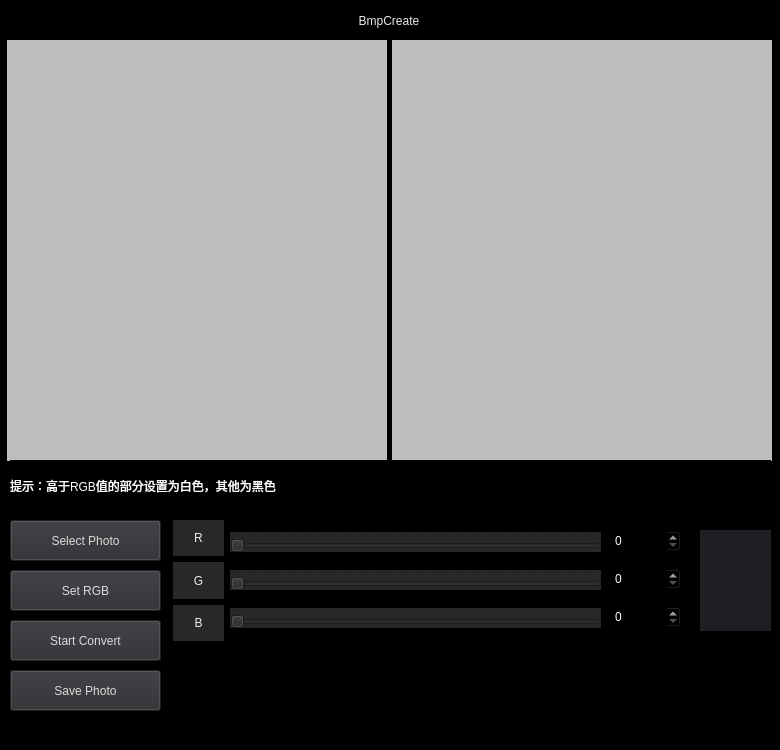
<?xml version="1.0" encoding="UTF-8"?>
<ui version="4.0">
 <class>BmpCreate</class>
 <widget class="QMainWindow" name="BmpCreate">
  <property name="windowModality">
   <enum>Qt::NonModal</enum>
  </property>
  <property name="enabled">
   <bool>true</bool>
  </property>
  <property name="geometry">
   <rect>
    <x>0</x>
    <y>0</y>
    <width>780</width>
    <height>750</height>
   </rect>
  </property>
  <property name="maximumSize">
   <size>
    <width>780</width>
    <height>750</height>
   </size>
  </property>
  <property name="baseSize">
   <size>
    <width>5</width>
    <height>0</height>
   </size>
  </property>
  <property name="cursor">
   <cursorShape>ArrowCursor</cursorShape>
  </property>
  <property name="windowTitle">
   <string>BmpCreate</string>
  </property>
  <property name="windowIcon">
   <iconset resource="icon.qrc">
    <normaloff>:/icon/logo1.ico</normaloff>:/icon/logo1.ico</iconset>
  </property>
  <property name="styleSheet">
   <string notr="true">background-color: rgb(0, 0, 0);</string>
  </property>
  <widget class="QWidget" name="centralwidget">
   <widget class="QLabel" name="title">
    <property name="geometry">
     <rect>
      <x>0</x>
      <y>0</y>
      <width>778</width>
      <height>41</height>
     </rect>
    </property>
    <property name="layoutDirection">
     <enum>Qt::LeftToRight</enum>
    </property>
    <property name="styleSheet">
     <string notr="true">background-color: rgb(0, 0, 0);
font: 87 16pt &quot;Arial Black&quot;;
color: rgb(232, 232, 232);</string>
    </property>
    <property name="text">
     <string>BmpCreate</string>
    </property>
    <property name="alignment">
     <set>Qt::AlignCenter</set>
    </property>
   </widget>
   <widget class="Line" name="line">
    <property name="geometry">
     <rect>
      <x>380</x>
      <y>40</y>
      <width>20</width>
      <height>461</height>
     </rect>
    </property>
    <property name="sizePolicy">
     <sizepolicy hsizetype="Fixed" vsizetype="Minimum">
      <horstretch>0</horstretch>
      <verstretch>0</verstretch>
     </sizepolicy>
    </property>
    <property name="minimumSize">
     <size>
      <width>0</width>
      <height>0</height>
     </size>
    </property>
    <property name="sizeIncrement">
     <size>
      <width>0</width>
      <height>0</height>
     </size>
    </property>
    <property name="baseSize">
     <size>
      <width>2</width>
      <height>0</height>
     </size>
    </property>
    <property name="frameShadow">
     <enum>QFrame::Plain</enum>
    </property>
    <property name="lineWidth">
     <number>5</number>
    </property>
    <property name="midLineWidth">
     <number>2</number>
    </property>
    <property name="orientation">
     <enum>Qt::Vertical</enum>
    </property>
   </widget>
   <widget class="Line" name="line_2">
    <property name="geometry">
     <rect>
      <x>0</x>
      <y>470</y>
      <width>778</width>
      <height>21</height>
     </rect>
    </property>
    <property name="frameShadow">
     <enum>QFrame::Plain</enum>
    </property>
    <property name="lineWidth">
     <number>20</number>
    </property>
    <property name="orientation">
     <enum>Qt::Horizontal</enum>
    </property>
   </widget>
   <widget class="Line" name="line_3">
    <property name="geometry">
     <rect>
      <x>-12</x>
      <y>40</y>
      <width>31</width>
      <height>461</height>
     </rect>
    </property>
    <property name="frameShadow">
     <enum>QFrame::Plain</enum>
    </property>
    <property name="lineWidth">
     <number>5</number>
    </property>
    <property name="orientation">
     <enum>Qt::Vertical</enum>
    </property>
   </widget>
   <widget class="Line" name="line_4">
    <property name="geometry">
     <rect>
      <x>760</x>
      <y>40</y>
      <width>31</width>
      <height>461</height>
     </rect>
    </property>
    <property name="frameShadow">
     <enum>QFrame::Plain</enum>
    </property>
    <property name="lineWidth">
     <number>5</number>
    </property>
    <property name="orientation">
     <enum>Qt::Vertical</enum>
    </property>
   </widget>
   <widget class="QLabel" name="label_source">
    <property name="geometry">
     <rect>
      <x>7</x>
      <y>40</y>
      <width>380</width>
      <height>421</height>
     </rect>
    </property>
    <property name="cursor">
     <cursorShape>CrossCursor</cursorShape>
    </property>
    <property name="styleSheet">
     <string notr="true">background-color: rgb(189, 189, 189);</string>
    </property>
    <property name="text">
     <string/>
    </property>
   </widget>
   <widget class="QLabel" name="label_after">
    <property name="geometry">
     <rect>
      <x>392</x>
      <y>40</y>
      <width>380</width>
      <height>421</height>
     </rect>
    </property>
    <property name="cursor">
     <cursorShape>CrossCursor</cursorShape>
    </property>
    <property name="styleSheet">
     <string notr="true">background-color: rgb(189, 189, 189);</string>
    </property>
    <property name="text">
     <string/>
    </property>
   </widget>
   <widget class="QWidget" name="verticalLayoutWidget">
    <property name="geometry">
     <rect>
      <x>230</x>
      <y>520</y>
      <width>371</width>
      <height>121</height>
     </rect>
    </property>
    <layout class="QVBoxLayout" name="verticalLayout">
     <item>
      <widget class="QSlider" name="R_slider">
       <property name="cursor">
        <cursorShape>PointingHandCursor</cursorShape>
       </property>
       <property name="mouseTracking">
        <bool>false</bool>
       </property>
       <property name="tabletTracking">
        <bool>false</bool>
       </property>
       <property name="styleSheet">
        <string notr="true">background-color: rgb(40, 40, 40);</string>
       </property>
       <property name="maximum">
        <number>255</number>
       </property>
       <property name="pageStep">
        <number>1</number>
       </property>
       <property name="orientation">
        <enum>Qt::Horizontal</enum>
       </property>
       <property name="tickPosition">
        <enum>QSlider::TicksAbove</enum>
       </property>
       <property name="tickInterval">
        <number>10</number>
       </property>
      </widget>
     </item>
     <item>
      <widget class="QSlider" name="G_slider">
       <property name="cursor">
        <cursorShape>PointingHandCursor</cursorShape>
       </property>
       <property name="styleSheet">
        <string notr="true">background-color: rgb(40,40, 40);</string>
       </property>
       <property name="maximum">
        <number>255</number>
       </property>
       <property name="pageStep">
        <number>1</number>
       </property>
       <property name="orientation">
        <enum>Qt::Horizontal</enum>
       </property>
       <property name="tickPosition">
        <enum>QSlider::TicksAbove</enum>
       </property>
       <property name="tickInterval">
        <number>10</number>
       </property>
      </widget>
     </item>
     <item>
      <widget class="QSlider" name="B_slider">
       <property name="cursor">
        <cursorShape>PointingHandCursor</cursorShape>
       </property>
       <property name="styleSheet">
        <string notr="true">background-color: rgb(40, 40, 40);</string>
       </property>
       <property name="maximum">
        <number>255</number>
       </property>
       <property name="pageStep">
        <number>1</number>
       </property>
       <property name="orientation">
        <enum>Qt::Horizontal</enum>
       </property>
       <property name="tickPosition">
        <enum>QSlider::TicksAbove</enum>
       </property>
       <property name="tickInterval">
        <number>10</number>
       </property>
      </widget>
     </item>
    </layout>
   </widget>
   <widget class="QPushButton" name="select_photo">
    <property name="geometry">
     <rect>
      <x>10</x>
      <y>520</y>
      <width>151</width>
      <height>41</height>
     </rect>
    </property>
    <property name="cursor">
     <cursorShape>OpenHandCursor</cursorShape>
    </property>
    <property name="styleSheet">
     <string notr="true">color: rgb(218, 218, 218);
background-color: rgb(43, 45, 48);</string>
    </property>
    <property name="text">
     <string>Select Photo</string>
    </property>
   </widget>
   <widget class="QWidget" name="verticalLayoutWidget_2">
    <property name="geometry">
     <rect>
      <x>173</x>
      <y>520</y>
      <width>51</width>
      <height>121</height>
     </rect>
    </property>
    <layout class="QVBoxLayout" name="verticalLayout_2">
     <item>
      <widget class="QLabel" name="R_label">
       <property name="cursor">
        <cursorShape>ForbiddenCursor</cursorShape>
       </property>
       <property name="styleSheet">
        <string notr="true">background-color: rgb(40, 40, 40);
color: rgb(236, 236, 236);
font: 63 12pt &quot;Adobe Fan Heiti Std&quot;;</string>
       </property>
       <property name="text">
        <string>R</string>
       </property>
       <property name="alignment">
        <set>Qt::AlignCenter</set>
       </property>
      </widget>
     </item>
     <item>
      <widget class="QLabel" name="G_label">
       <property name="cursor">
        <cursorShape>ForbiddenCursor</cursorShape>
       </property>
       <property name="styleSheet">
        <string notr="true">background-color: rgb(40, 40, 40);
color: rgb(236, 236, 236);
font: 63 12pt &quot;Adobe Fan Heiti Std&quot;;</string>
       </property>
       <property name="text">
        <string>G</string>
       </property>
       <property name="alignment">
        <set>Qt::AlignCenter</set>
       </property>
      </widget>
     </item>
     <item>
      <widget class="QLabel" name="B_label">
       <property name="cursor">
        <cursorShape>ForbiddenCursor</cursorShape>
       </property>
       <property name="styleSheet">
        <string notr="true">background-color: rgb(40, 40, 40);
color: rgb(236, 236, 236);
font: 63 12pt &quot;Adobe Fan Heiti Std&quot;;</string>
       </property>
       <property name="text">
        <string>B</string>
       </property>
       <property name="alignment">
        <set>Qt::AlignCenter</set>
       </property>
      </widget>
     </item>
    </layout>
   </widget>
   <widget class="QWidget" name="verticalLayoutWidget_3">
    <property name="geometry">
     <rect>
      <x>610</x>
      <y>520</y>
      <width>71</width>
      <height>121</height>
     </rect>
    </property>
    <layout class="QVBoxLayout" name="verticalLayout_3">
     <item>
      <widget class="QSpinBox" name="r_num">
       <property name="cursor">
        <cursorShape>PointingHandCursor</cursorShape>
       </property>
       <property name="styleSheet">
        <string notr="true">color: rgb(249, 249, 249);
font: 10pt &quot;Century Schoolbook&quot;;</string>
       </property>
       <property name="maximum">
        <number>255</number>
       </property>
      </widget>
     </item>
     <item>
      <widget class="QSpinBox" name="g_num">
       <property name="cursor">
        <cursorShape>PointingHandCursor</cursorShape>
       </property>
       <property name="styleSheet">
        <string notr="true">font: 10pt &quot;Century Schoolbook&quot;;
color: rgb(255, 255, 255);</string>
       </property>
       <property name="maximum">
        <number>255</number>
       </property>
      </widget>
     </item>
     <item>
      <widget class="QSpinBox" name="b_num">
       <property name="cursor">
        <cursorShape>PointingHandCursor</cursorShape>
       </property>
       <property name="styleSheet">
        <string notr="true">font: 10pt &quot;Century Schoolbook&quot;;
color: rgb(255, 255, 255);</string>
       </property>
       <property name="maximum">
        <number>255</number>
       </property>
      </widget>
     </item>
    </layout>
   </widget>
   <widget class="QLabel" name="color_label">
    <property name="geometry">
     <rect>
      <x>700</x>
      <y>530</y>
      <width>71</width>
      <height>101</height>
     </rect>
    </property>
    <property name="cursor">
     <cursorShape>ForbiddenCursor</cursorShape>
    </property>
    <property name="styleSheet">
     <string notr="true">background-color: rgb(30, 31, 34);</string>
    </property>
    <property name="text">
     <string/>
    </property>
   </widget>
   <widget class="QPushButton" name="setrgb">
    <property name="geometry">
     <rect>
      <x>10</x>
      <y>570</y>
      <width>151</width>
      <height>41</height>
     </rect>
    </property>
    <property name="cursor">
     <cursorShape>OpenHandCursor</cursorShape>
    </property>
    <property name="styleSheet">
     <string notr="true">color: rgb(218, 218, 218);
background-color: rgb(43, 45, 48);</string>
    </property>
    <property name="text">
     <string>Set RGB</string>
    </property>
   </widget>
   <widget class="QPushButton" name="save">
    <property name="geometry">
     <rect>
      <x>10</x>
      <y>670</y>
      <width>151</width>
      <height>41</height>
     </rect>
    </property>
    <property name="cursor">
     <cursorShape>OpenHandCursor</cursorShape>
    </property>
    <property name="styleSheet">
     <string notr="true">color: rgb(218, 218, 218);
background-color: rgb(43, 45, 48);</string>
    </property>
    <property name="text">
     <string>Save Photo</string>
    </property>
   </widget>
   <widget class="QLabel" name="label">
    <property name="geometry">
     <rect>
      <x>10</x>
      <y>460</y>
      <width>761</width>
      <height>51</height>
     </rect>
    </property>
    <property name="styleSheet">
     <string notr="true">color: rgb(255, 255, 255);
font: 75 11pt &quot;Berlin Sans FB Demi&quot;;</string>
    </property>
    <property name="lineWidth">
     <number>1</number>
    </property>
    <property name="text">
     <string>提示：高于RGB值的部分设置为白色，其他为黑色</string>
    </property>
    <property name="wordWrap">
     <bool>true</bool>
    </property>
   </widget>
   <widget class="QPushButton" name="start_convert">
    <property name="geometry">
     <rect>
      <x>10</x>
      <y>620</y>
      <width>151</width>
      <height>41</height>
     </rect>
    </property>
    <property name="cursor">
     <cursorShape>OpenHandCursor</cursorShape>
    </property>
    <property name="styleSheet">
     <string notr="true">color: rgb(218, 218, 218);
background-color: rgb(43, 45, 48);</string>
    </property>
    <property name="text">
     <string>Start Convert</string>
    </property>
   </widget>
   <widget class="QTextBrowser" name="textBrowser">
    <property name="geometry">
     <rect>
      <x>170</x>
      <y>650</y>
      <width>601</width>
      <height>71</height>
     </rect>
    </property>
    <property name="styleSheet">
     <string notr="true">color: rgb(255, 255, 255);</string>
    </property>
   </widget>
   <zorder>line_2</zorder>
   <zorder>title</zorder>
   <zorder>line</zorder>
   <zorder>line_3</zorder>
   <zorder>line_4</zorder>
   <zorder>label_source</zorder>
   <zorder>label_after</zorder>
   <zorder>verticalLayoutWidget</zorder>
   <zorder>select_photo</zorder>
   <zorder>verticalLayoutWidget_2</zorder>
   <zorder>verticalLayoutWidget_3</zorder>
   <zorder>color_label</zorder>
   <zorder>setrgb</zorder>
   <zorder>save</zorder>
   <zorder>label</zorder>
   <zorder>start_convert</zorder>
   <zorder>textBrowser</zorder>
  </widget>
  <widget class="QStatusBar" name="statusbar"/>
 </widget>
 <resources>
  <include location="icon.qrc"/>
 </resources>
 <connections>
  <connection>
   <sender>R_slider</sender>
   <signal>valueChanged(int)</signal>
   <receiver>r_num</receiver>
   <slot>setValue(int)</slot>
   <hints>
    <hint type="sourcelabel">
     <x>544</x>
     <y>547</y>
    </hint>
    <hint type="destinationlabel">
     <x>618</x>
     <y>535</y>
    </hint>
   </hints>
  </connection>
  <connection>
   <sender>G_slider</sender>
   <signal>valueChanged(int)</signal>
   <receiver>g_num</receiver>
   <slot>setValue(int)</slot>
   <hints>
    <hint type="sourcelabel">
     <x>539</x>
     <y>574</y>
    </hint>
    <hint type="destinationlabel">
     <x>636</x>
     <y>574</y>
    </hint>
   </hints>
  </connection>
  <connection>
   <sender>B_slider</sender>
   <signal>valueChanged(int)</signal>
   <receiver>b_num</receiver>
   <slot>setValue(int)</slot>
   <hints>
    <hint type="sourcelabel">
     <x>549</x>
     <y>616</y>
    </hint>
    <hint type="destinationlabel">
     <x>624</x>
     <y>618</y>
    </hint>
   </hints>
  </connection>
  <connection>
   <sender>r_num</sender>
   <signal>valueChanged(int)</signal>
   <receiver>R_slider</receiver>
   <slot>setValue(int)</slot>
   <hints>
    <hint type="sourcelabel">
     <x>642</x>
     <y>531</y>
    </hint>
    <hint type="destinationlabel">
     <x>527</x>
     <y>535</y>
    </hint>
   </hints>
  </connection>
  <connection>
   <sender>g_num</sender>
   <signal>valueChanged(int)</signal>
   <receiver>G_slider</receiver>
   <slot>setValue(int)</slot>
   <hints>
    <hint type="sourcelabel">
     <x>640</x>
     <y>574</y>
    </hint>
    <hint type="destinationlabel">
     <x>516</x>
     <y>573</y>
    </hint>
   </hints>
  </connection>
  <connection>
   <sender>b_num</sender>
   <signal>valueChanged(int)</signal>
   <receiver>B_slider</receiver>
   <slot>setValue(int)</slot>
   <hints>
    <hint type="sourcelabel">
     <x>637</x>
     <y>618</y>
    </hint>
    <hint type="destinationlabel">
     <x>516</x>
     <y>619</y>
    </hint>
   </hints>
  </connection>
 </connections>
</ui>
